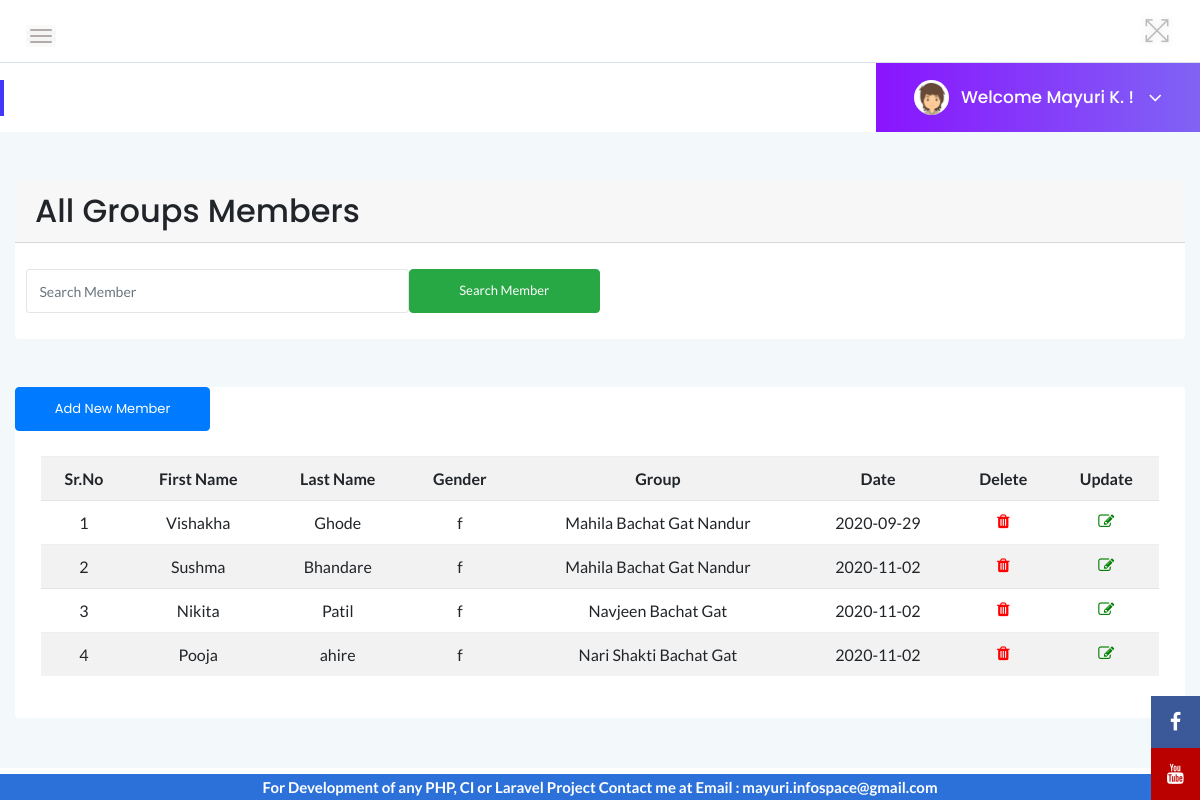
The app's page /Source_Code/admin/index.php?page=display_member (signed in) with its own data.
### tables this page shows
CREATE TABLE `member` (
  `member_id` int(11) NOT NULL,
  `first_name` char(50) NOT NULL,
  `last_name` char(50) NOT NULL,
  `gender` enum('m','f') NOT NULL,
  `group_id` int(11) NOT NULL,
  `join_date` date NOT NULL
);

CREATE TABLE `groups` (
  `group_id` int(11) NOT NULL,
  `group_name` char(50) NOT NULL,
  `region` varchar(50) NOT NULL,
  `district` varchar(50) NOT NULL,
  `division` varchar(50) NOT NULL,
  `ward` varchar(50) NOT NULL,
  `village` varchar(50) NOT NULL,
  `registration_number` varchar(50) NOT NULL,
  `group_activity` varchar(50) NOT NULL,
  `group_category` varchar(50) NOT NULL,
  `group_total_members` varchar(50) NOT NULL,
  `group_leader` varchar(50) NOT NULL,
  `loan_information` text NOT NULL,
  `group_capital` varchar(100) NOT NULL,
  `group_creation_date` date NOT NULL
);

### Source_Code/admin/display_member.php (the view, shortened to what this page needs)
<?php
$q=mysqli_query($conn,"select * from member");
$rr=mysqli_num_rows($q);
if(!$rr)
{
echo '<a href="index.php?page=add_group_member" class="col-md-2 btn btn-primary">Add New Member?</a>';}
else
{
?>
<div class="col-12">
    		<div class="card mt-5">
                <h2 class="card-header">All Groups Members</h2>
		        <div class="card-body">
		        	<form class="needs-validation row"  action="index.php?page=search_member" novalidate method="post">
		<input type="text" placeholder="Search Member" name="searchMember" class="col-md-4 form-control"required />
		<input type="submit" value="Search Member" name="sub" class="col-md-2 btn btn-success" />
	</form>
</div>
</div>
</div>
<div class="col-12">
            <div class="card mt-5">
            	<a href="index.php?page=add_group_member" class="col-md-2 btn btn-primary">Add New Member</a>
                <div class="card-body table-responsive">
	<table id="dom-jqry" class="table table-striped text-center">
    <tr class="active">
        <th>Sr.No</th>
        <th>First Name</th>
        <th>Last Name</th>
        <th>Gender</th>
        <th>Group</th>
        <th>Date</th>
        <th>Delete</th>
        <th>Update</th>
    </tr>
        <?php
$i=1;
while($row=mysqli_fetch_assoc($q))
{
echo "<tr>";
echo "<td>".$i."</td>";
echo "<td>".$row['first_name']."</td>";
echo "<td>".$row['last_name']."</td>";
echo "<td>".$row['gender']."</td>";
$q1=mysqli_query($conn,"select * from groups where group_id='".$row['group_id']."'");
$r1=mysqli_fetch_assoc($q1);
echo "<td>".$r1['group_name']."</td>";
echo "<td>".$row['join_date']."</td>";
?>
<td><a href="javascript:DeleteMember('<?php echo $row['member_id']; ?>')" style='color:Red'><span class='fa fa-trash'></span></a></td>
<td><a href="index.php?page=update_group_member&member_id=<?php echo $row['member_id']; ?>" style='color:green'><span class='fa fa-edit'></span></a></td>
<?php
echo "</tr>";
$i++;
}
        ?>
</table>
<?php }?>

### Source_Code/assets/css/styles.css (style rules this page uses)
.card { border: none; border-radius: 4px; background-color: #fff; -webkit-transition: all 0.3s ease 0s; transition: all 0.3s ease 0s; }
.card-body { padding: 25.6px; padding: 1.6rem; }
.btn { padding: 11px 17px; font-size: 13px; letter-spacing: 0; }
.form-control, .form-control:focus { outline: none; box-shadow: none; }
.form-control { font-size: 14px; border: 1px solid rgba(170, 170, 170, .3); padding: 10.72px 12.8px; padding: .67rem .8rem; }
table tr th { border-bottom: none; }
table tr th, table tr td { border-top: 1px solid rgba(120, 130, 140, 0.13) !important; }

### records on screen
member: first_name "Vishakha", last_name "Ghode", gender "f", group.group_name "Mahila Bachat Gat Nandur", join_date "2020-09-29"
member: first_name "Sushma", last_name "Bhandare", gender "f", group.group_name "Mahila Bachat Gat Nandur", join_date "2020-11-02"
member: first_name "Nikita", last_name "Patil", gender "f", group.group_name "Navjeen Bachat Gat", join_date "2020-11-02"
member: first_name "Pooja", last_name "ahire", gender "f", group.group_name "Nari Shakti Bachat Gat", join_date "2020-11-02"
